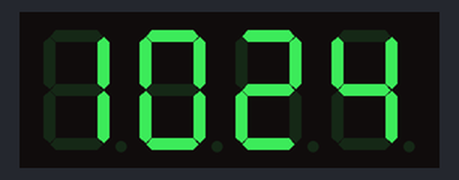
Bench run of a sketch on a simulated Arduino Uno, built with avr-gcc and run on an emulated ATmega328P. Parts: 4-digit seven-segment display. Wiring (inferred from the names in the program): 4-digit 7-segment display, segments lit when HIGH: segments pin 2, pin 3, pin 4, pin 5, pin 11, pin 12, pin 13; digit selects pin 7, pin 8, pin 9, pin 10. The local clock reads 2024-03-15 10:24:30 at power-on unless the sketch sets it; the segment pins are drawn as the display they are named for.

Above: at 0.1 s.
At 90.1 s:
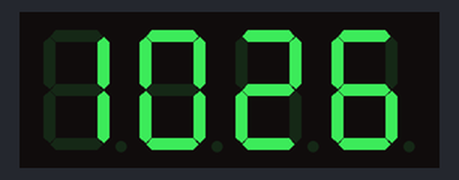

Measured:
- what the display in image 0 shows lasts 30.1 s, from 0.0 s to 30.1 s

The sketch:

clock.ino
```cpp
#include <Wire.h>
#include "RTClib.h"
#include <IRremote.hpp>

#define IR_RECIVE_PIN A3
#define HOUR_UP 70
#define HOUR_DOWN 21
#define MINUTE_UP 67
#define MINUTE_DOWN 68

RTC_DS1307 rtc;

int pinA = 2;
int pinB = 3;
int pinC = 4;
int pinD = 5;
int pinE = 11;
int pinF = 12;
int pinG = 13;
int pinDP = 6;
int D1 = 7;
int D2 = 8;
int D3 = 9;
int D4 = 10;

char digits[10] = {
	0b01111110,
	0b00110000,
	0b01101101,
	0b01111001,
	0b00110011,
	0b01011011,
	0b01011111,
	0b01110000,
	0b01111111,
	0b01111011,
};

void setup()
{
	pinMode(pinA, OUTPUT);
	pinMode(pinB, OUTPUT);
	pinMode(pinC, OUTPUT);
	pinMode(pinD, OUTPUT);
	pinMode(pinE, OUTPUT);
	pinMode(pinF, OUTPUT);
	pinMode(pinG, OUTPUT);
	pinMode(D1, OUTPUT);
	pinMode(D2, OUTPUT);
	pinMode(D3, OUTPUT);
	pinMode(D4, OUTPUT);

	IrReceiver.begin(IR_RECIVE_PIN, DISABLE_LED_FEEDBACK);

	if (!rtc.begin())
	{
		// Serial.println("Couldn't find RTC");
		while (1)
			;
	}
}

// @param index the index of the number, 0, 1, 2, 3
void selectDigit(int index)
{
	char flag;
	if (index == 0)
		flag = 0b00001000;
	if (index == 1)
		flag = 0b00000100;
	if (index == 2)
		flag = 0b00000010;
	if (index == 3)
		flag = 0b00000001;

	digitalWrite(D1, flag & 0b00000111);
	digitalWrite(D2, flag & 0b00001011);
	digitalWrite(D3, flag & 0b00001101);
	digitalWrite(D4, flag & 0b00001110);
}

void writeDigit(char flag)
{
	digitalWrite(pinA, flag & 0b01000000);
	digitalWrite(pinB, flag & 0b00100000);
	digitalWrite(pinC, flag & 0b00010000);
	digitalWrite(pinD, flag & 0b00001000);
	digitalWrite(pinE, flag & 0b00000100);
	digitalWrite(pinF, flag & 0b00000010);
	digitalWrite(pinG, flag & 0b00000001);
}

void displayTime(unsigned int hour, unsigned int minute)
{
	selectDigit(0);
	writeDigit(digits[hour / 10]);
	delay(1);

	selectDigit(1);
	writeDigit(digits[hour % 10]);
	delay(1);

	selectDigit(2);
	writeDigit(digits[minute / 10]);
	delay(1);

	selectDigit(3);
	writeDigit(digits[minute % 10]);
	delay(1);
}

// @brief change the time by relative value
// @param dHour		the change in hours
// @param dMinute	the change in minutes
void changeTime(int dHour, int dMinute)
{
	DateTime now = rtc.now();
	int hour = (now.hour() + dHour) % 24;
	if (hour < 0)
		hour = 23;
	int minute = (now.minute() + dMinute) % 60;
	if (minute < 0)
		minute = 59;
	rtc.adjust(DateTime(2000, 8, 30, hour, minute, now.second()));
}

void receiveIR()
{
	if (!IrReceiver.decode())
		return;

	switch (IrReceiver.decodedIRData.command)
	{
	case HOUR_DOWN:
		changeTime(-1, 0);
		break;
	case HOUR_UP:
		changeTime(1, 0);
		break;

	case MINUTE_UP:
		changeTime(0, 1);
		break;

	case MINUTE_DOWN:
		changeTime(0, -1);
		break;
	default:
		break;
	}
	IrReceiver.resume();
}

void loop()
{
	DateTime now = rtc.now();
	displayTime(now.hour(), now.minute());
	receiveIR();
}
```
